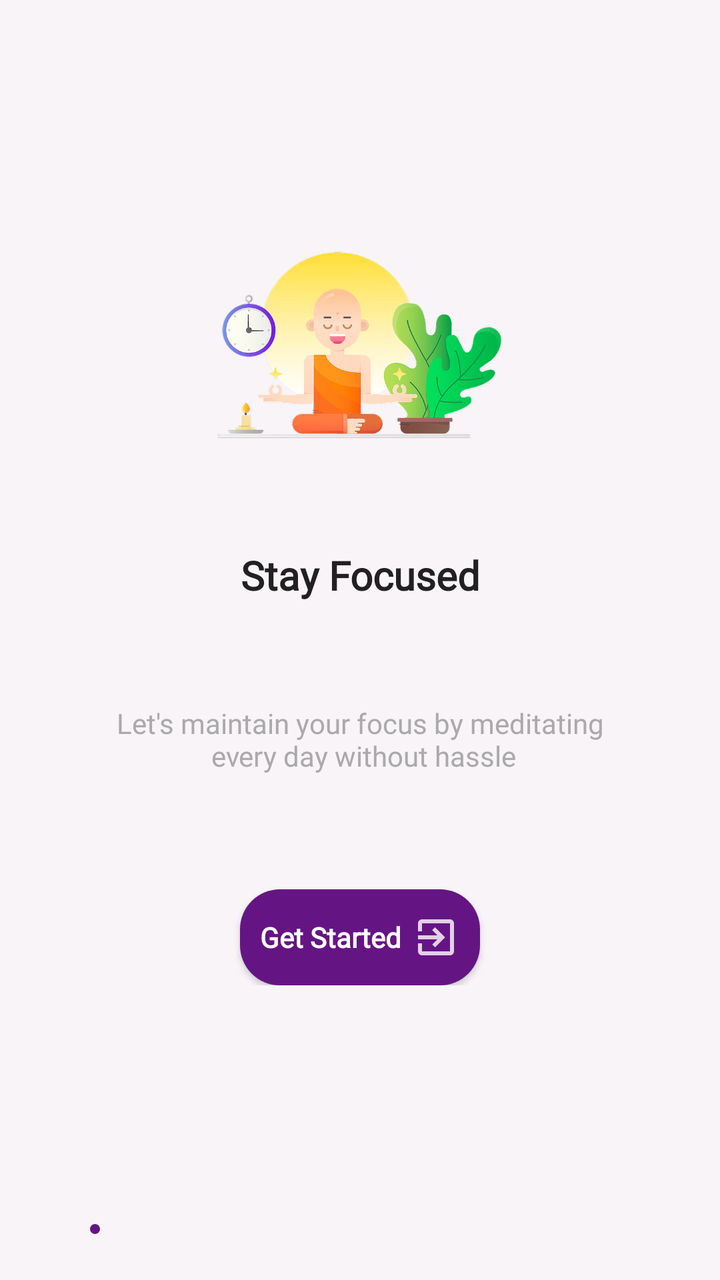
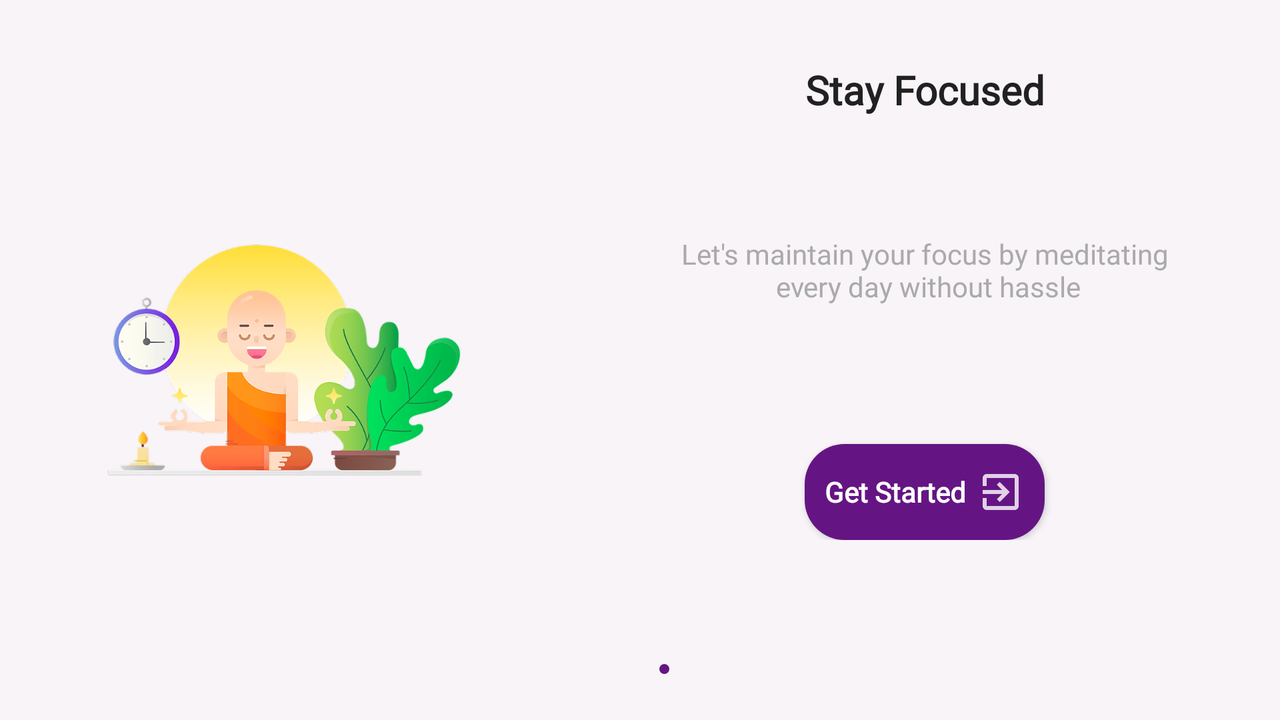

The same Android screen from two of the app's own layout files: first res/layout/ as a phone draws it, then the repository's variant for another configuration, drawn on a device whose configuration selects that folder. Both files follow.
<!-- AndroidManifest.xml: application theme AppTheme -->
<!-- res/layout/activity_third.xml -->
<?xml version="1.0" encoding="utf-8"?>
<LinearLayout xmlns:android="http://schemas.android.com/apk/res/android"
    xmlns:app="http://schemas.android.com/apk/res-auto"
    xmlns:tools="http://schemas.android.com/tools"
    android:layout_width="match_parent"
    android:orientation="vertical"
    android:background="#f8f4f8"
    android:layout_height="match_parent"
    tools:context=".ThirdActivity">
    <LinearLayout
        android:layout_width="match_parent"
        android:layout_weight="1.1"
        android:layout_height="match_parent"/>
    <LinearLayout
        android:layout_weight="1"
        android:layout_width="match_parent"
        android:layout_height="match_parent">
        <ImageView
            android:layout_width="match_parent"
            android:layout_height="match_parent"
            android:src="@drawable/third"/>
    </LinearLayout>
    <LinearLayout
        android:layout_weight="0.8"
        android:orientation="vertical"
        android:layout_width="match_parent"
        android:layout_height="match_parent">

        <LinearLayout
            android:layout_width="match_parent"
            android:layout_weight="1"
            android:orientation="vertical"
            android:layout_height="0dp">

            <TextView
                android:layout_width="match_parent"
                android:layout_height="match_parent"
                android:layout_weight="1"
                android:fontFamily="@font/work_sans"
                android:gravity="center"
                android:text="Stay Focused"
                android:textColor="#212121"
                android:textSize="20sp"
                android:textStyle="bold" />

            <TextView
                android:layout_width="match_parent"
                android:layout_height="match_parent"
                android:layout_weight="1"
                android:fontFamily="@font/work_sans"
                android:gravity="center"
                android:text="Let's maintain your focus by meditating\n every day without hassle"
                android:textColor="@android:color/darker_gray"
                android:textSize="14sp" />

            <LinearLayout
                android:layout_width="match_parent"
                android:layout_weight="1"
                android:gravity="bottom|center"
                android:layout_height="match_parent">
                <Button
                    android:layout_width="wrap_content"
                    android:layout_height="wrap_content"
                    android:text="Get Started"
                    android:paddingStart="10dp"
                    android:paddingEnd="10dp"
                    android:textColor="#fff"
                    android:onClick="start"
                    android:textStyle="bold"
                    android:drawablePadding="5dp"
                    android:drawableRight="@drawable/enter_"
                    android:fontFamily="@font/work_sans"
                    android:background="@drawable/btn_bg"
                    android:textAllCaps="false"/>
                    </LinearLayout>
                </LinearLayout>

            </LinearLayout>
            <LinearLayout
                android:layout_weight="1"
                android:gravity="bottom|start"
                android:layout_width="match_parent"
                android:padding="20dp"
                android:layout_height="match_parent">

                <View
                    android:layout_width="5dp"
                    android:layout_margin="3dp"
                    android:background="@drawable/unselected_dots"
                    android:layout_height="5dp"/>
                <View
                    android:layout_width="5dp"
                    android:layout_margin="3dp"
                    android:background="@drawable/unselected_dots"
                    android:layout_height="5dp"/>
                <View
                    android:layout_width="5dp"
                    android:background="@drawable/selected_dots"
                    android:layout_margin="3dp"
                    android:layout_height="5dp"/>

                
                
                
                
                
                
                
                
                
                
                








            </LinearLayout>

        </LinearLayout>
<!-- resources referenced by this layout -->
<resources>
  <!-- drawable btn_bg (drawable) -->
  <?xml version="1.0" encoding="utf-8"?>
  <shape xmlns:android="http://schemas.android.com/apk/res/android" android:shape="rectangle">
      <solid android:color="#651583"/>
      <corners android:radius="20dp"/>
  
  </shape>
  <!-- drawable enter_ (drawable-anydpi) -->
  <vector xmlns:android="http://schemas.android.com/apk/res/android"
      android:width="24dp"
      android:height="24dp"
      android:viewportWidth="24"
      android:viewportHeight="24"
      android:tint="#FFFFFF"
      android:alpha="0.8">
      <path
          android:fillColor="#ffffff"
          android:pathData="M10.09,15.59L11.5,17l5,-5 -5,-5 -1.41,1.41L12.67,11H3v2h9.67l-2.58,2.59zM19,3H5c-1.11,0 -2,0.9 -2,2v4h2V5h14v14H5v-4H3v4c0,1.1 0.89,2 2,2h14c1.1,0 2,-0.9 2,-2V5c0,-1.1 -0.9,-2 -2,-2z"/>
  </vector>
  <!-- drawable selected_dots (drawable) -->
  <?xml version="1.0" encoding="utf-8"?>
  <shape xmlns:android="http://schemas.android.com/apk/res/android" android:shape="oval">
      <solid android:color="#651583"/>
  
  </shape>
  <!-- drawable third: png bitmap (drawable-hdpi, 61844 bytes) -->
  <style name="AppTheme" parent="Theme.AppCompat.Light.NoActionBar">
          
          <item name="colorPrimary">@color/colorPrimary</item>
          <item name="colorPrimaryDark">@color/colorPrimaryDark</item>
          <item name="colorAccent">@color/colorAccent</item>
  
          <item name="android:statusBarColor">@color/colorPrimaryDark</item>
          <item name="android:windowLightStatusBar" tools:targetApi="m">true</item>
      </style>
  <color name="colorPrimary">#f8f4f8</color>
  <color name="colorPrimaryDark">#f8f4f8</color>
  <color name="colorAccent">#03DAC5</color>
</resources>
<!-- res/layout-land/activity_third.xml (the repository's variant of the layout above) -->
<!-- drawn on the phone turned sideways -->
<?xml version="1.0" encoding="utf-8"?>
<LinearLayout xmlns:android="http://schemas.android.com/apk/res/android"
    xmlns:app="http://schemas.android.com/apk/res-auto"
    xmlns:tools="http://schemas.android.com/tools"
    android:layout_width="match_parent"
    android:orientation="horizontal"
    android:background="#f8f4f8"
    android:layout_height="match_parent"
    tools:context=".ThirdActivity">
    <LinearLayout
        android:layout_weight="1"
        android:padding="20dp"
        android:layout_width="match_parent"
        android:layout_height="match_parent">
        <ImageView
            android:layout_width="match_parent"
            android:layout_height="match_parent"
            android:src="@drawable/third"/>
    </LinearLayout>
    <LinearLayout
        android:layout_weight="0.8"
        android:orientation="vertical"
        android:layout_width="match_parent"
        android:layout_height="match_parent">

        <LinearLayout
            android:layout_width="match_parent"
            android:layout_weight="1"
            android:orientation="vertical"
            android:layout_height="0dp">

            <TextView
                android:layout_width="match_parent"
                android:layout_height="match_parent"
                android:layout_weight="1"
                android:fontFamily="@font/work_sans"
                android:gravity="center"
                android:text="Stay Focused"
                android:textColor="#212121"
                android:textSize="20sp"
                android:textStyle="bold" />

            <TextView
                android:layout_width="match_parent"
                android:layout_height="match_parent"
                android:layout_weight="1"
                android:fontFamily="@font/work_sans"
                android:gravity="center"
                android:text="Let's maintain your focus by meditating\n every day without hassle"
                android:textColor="@android:color/darker_gray"
                android:textSize="14sp" />

            <LinearLayout
                android:layout_width="match_parent"
                android:layout_weight="1"
                android:gravity="bottom|center"
                android:layout_height="match_parent">
                    <Button
                        android:layout_width="wrap_content"
                        android:layout_height="wrap_content"
                        android:text="Get Started"
                        android:paddingStart="10dp"
                        android:paddingEnd="10dp"
                        android:textColor="#fff"
                        android:textStyle="bold"
                        android:drawablePadding="5dp"
                        android:drawableRight="@drawable/enter_"
                        android:fontFamily="@font/work_sans"
                        android:background="@drawable/btn_bg"
                        android:textAllCaps="false"/>


            </LinearLayout>
            <LinearLayout
                android:layout_weight="1"
                android:gravity="bottom|start"
                android:layout_width="match_parent"
                android:padding="20dp"
                android:layout_height="match_parent">

                <View
                    android:layout_width="5dp"
                    android:layout_margin="3dp"
                    android:background="@drawable/unselected_dots"
                    android:layout_height="5dp"/>
                <View
                    android:layout_width="5dp"
                    android:layout_margin="3dp"
                    android:background="@drawable/unselected_dots"
                    android:layout_height="5dp"/>
                <View
                    android:layout_width="5dp"
                    android:background="@drawable/selected_dots"
                    android:layout_margin="3dp"
                    android:layout_height="5dp"/>

                
                
                
                
                
                
                
                
                
                
                








            </LinearLayout>

        </LinearLayout>

    </LinearLayout>

</LinearLayout>
